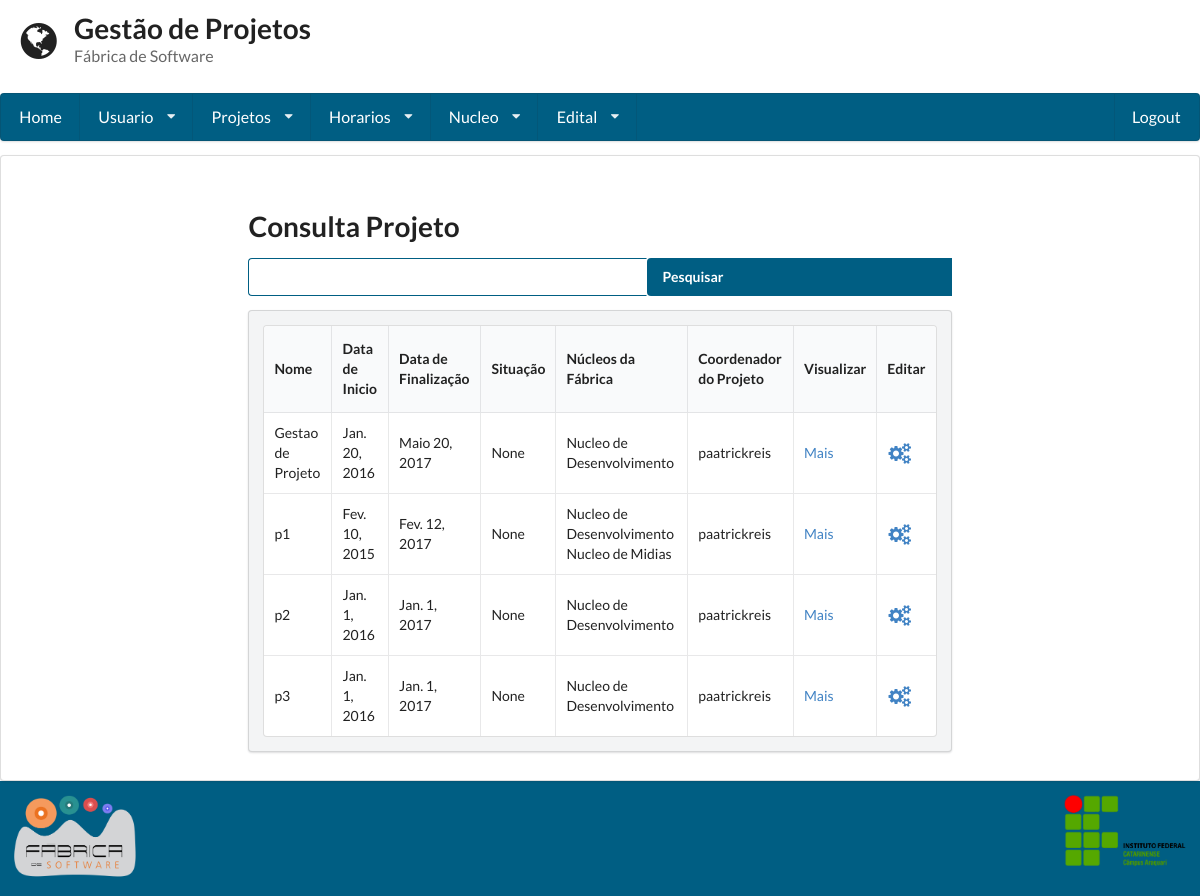
/consulta_projeto/ (signed in), run on an earlier commit of the app's database.
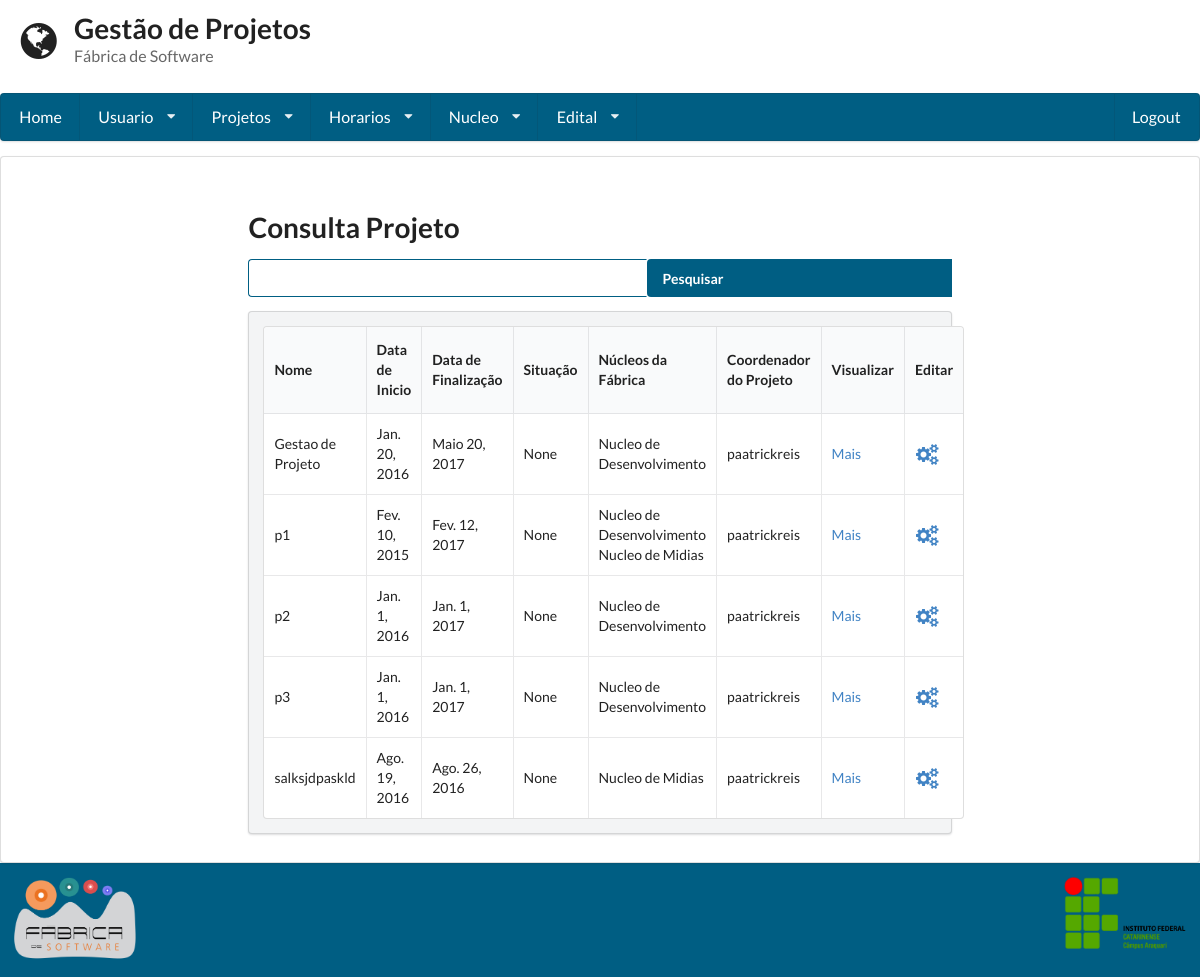
And on a later commit of the database.
### gestaoapp/models/projeto.py (models this page shows, shortened)
class Projeto(models.Model):
	TIPO_CHOICES = (
		('Pesquisa', 'Pesquisa'),
		('Extensao', 'Extensão'),
		('Ensino', 'Ensino'),
		('Pesquisa/Extensao', 'Pesquisa/Extensão'),
	)
	tipo = models.CharField(
		max_length=255,null=True, blank=True,
		choices=TIPO_CHOICES
	)
	nome = models.CharField(max_length = 255)
	codigo = models.CharField(max_length= 255)
	coordenador = models.ForeignKey(Usuario,related_name = "coordenador")
	duracao = models.CharField(max_length = 255)
	data_inicio = models.DateField()
	data_fim = models.DateField()
	nucleo = models.ManyToManyField(Nucleo)
	edital = models.ManyToManyField(Edital, blank=True)
	descricao = models.TextField()
	data_cadastro =  models.DateField(auto_now= True)
	situacao = models.ForeignKey(SituacaoProjeto, null=True, blank=True)

### gestaoapp/models/nucleo.py (models this page shows, shortened)
class Nucleo(models.Model):
	nome = models.CharField(max_length=255)
	sigla = models.CharField(max_length= 5)
	descricao = models.TextField()

### gestaoapp/views/projeto.py (the view, shortened to what this page needs)
# urls.py: url(r'^consulta_projeto/', ConsultaProjeto.as_view()),
class ConsultaProjeto(LoginRequiredMixin, View):
	template = 'projeto/consulta.html'
	def get(self, request):
		form = Busca()
		projeto = Projeto.objects.all()
		return render(request, self.template, {'projetos': projeto ,"form": form})

### gestaoapp/forms/busca.py
class Busca(forms.Form):
	nome = forms.CharField(label='Buscar', widget=forms.TextInput)

### gestaoapp/templates/projeto/consulta.html (shortened to what this page needs)
{% extends 'base.html'%}
{% block conteudo%}
<form method='POST' action='/consulta_projeto/' class="ui form">
 	<h1 class="ui header">Consulta Projeto</h1>
 	<div class="field">
	 	<div class="ui action input">
	  		{{form.nome}}
		    <input type="submit" value="Pesquisar" class='icon search'>
		</div>
	</div>
</form>
<div class="ui secondary segment">
	<table class="ui celled table">
		<thead>
			<tr>
				<th>Nome</th>
				<th>Data de Inicio</th>
				<th>Data de Finalização</th>
				<th>Situação</th>
				<th>Núcleos da Fábrica</th>
				<th>Coordenador do Projeto</th>
				<th>Visualizar</th>
				<th>Editar</th>
			</tr>
		</thead>
		<tbody>
		{% for projeto in projetos %}
			<tr>
				<td>{{ projeto.nome }}</td>
				<td>{{ projeto.data_inicio }}</td>
				<td>{{ projeto.data_fim}}</td>
				<td>{{ projeto.situacao }}</td>
				<td>
				{% for nucleo in projeto.nucleo.all %}
					{{ nucleo.nome }}
				{%endfor%}</td>
				<td>{{ projeto.coordenador }}</td>
				<td><a href="../visualizar_projeto/{{projeto.id}}">Mais</a></td>
				<td><a href="../editar_projeto/{{projeto.id}}"><i class="settings large icon"></i></a></td>
			</tr>
		{% endfor %}
		</tbody>
	</table>
</div>
{%endblock%}

What changed in the data, as far as the page shows it:
added Projeto: nome "salksjdpaskld", data_inicio "Ago. 19, 2016", data_fim "Ago. 26, 2016", situacao "None", coordenador "paatrickreis", Nucleo (nome "Nucleo de Midias")
